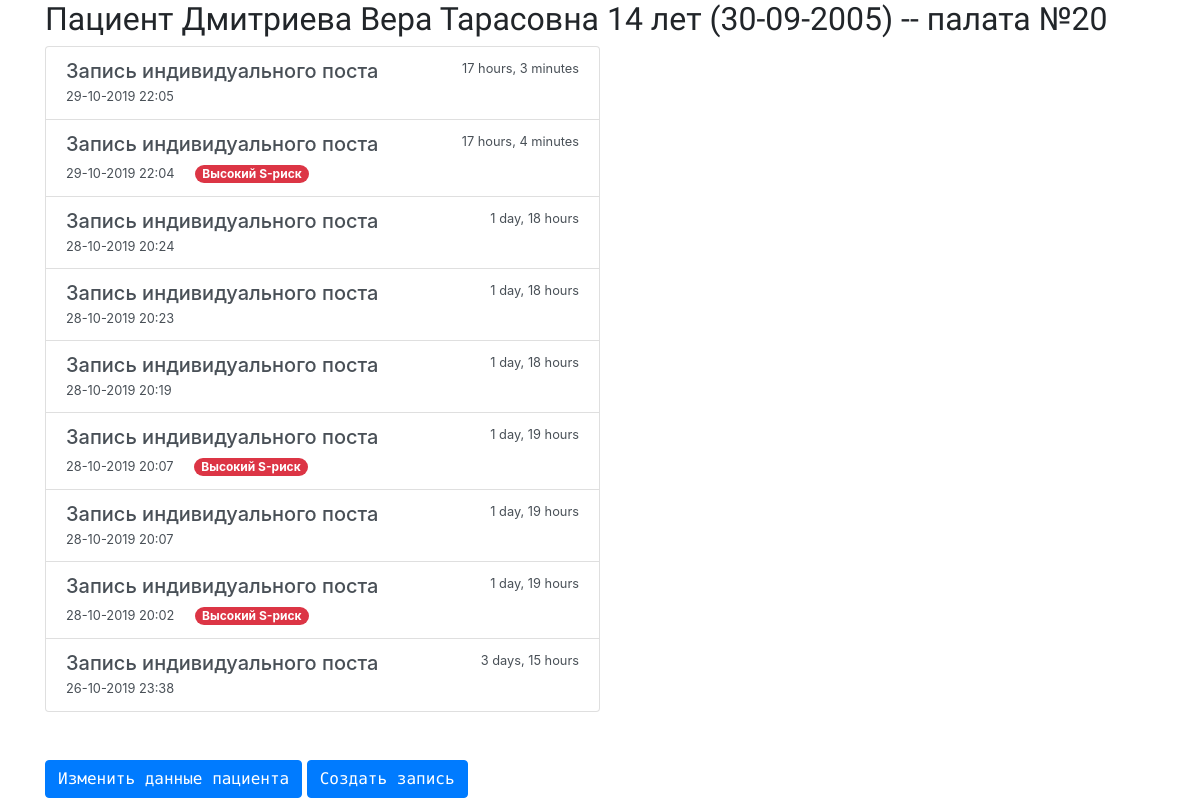
/patients/6/ (signed in), run on the app's committed database.
### patient_info/models.py (models this page shows, shortened)
class Patient(models.Model):
    fullname = models.CharField(max_length=100, unique=True, verbose_name='Ф.И.О.')
    dob = models.DateField(verbose_name='Дата рождения')
    room = models.SmallIntegerField(blank=True, null=True, verbose_name='Номер палаты')
    is_active = models.BooleanField(default=False, verbose_name='Госпитализирован в данный момент?')
    hided = models.BooleanField(default=False)
    srisk = models.BooleanField(default=False, verbose_name='Суицидальный риск')
    self_harm = models.BooleanField(default=False, verbose_name='Самоповреждения')
    drisk = models.BooleanField(default=False, verbose_name='Риск падения')
    def age(self):
        import datetime
        return int((datetime.date.today() - self.dob).days / 365.25  )

class Info(models.Model):
    S_RISK_CHOICES = [
        (0, "Нет"),
        (1, "Низкий"),
        (2, "Высокий"),
    ]
    current_date = models.DateTimeField(auto_now_add=True)
    patient = models.ForeignKey(Patient, on_delete=models.CASCADE, null=True)
    suicidal_risk = models.SmallIntegerField(choices=S_RISK_CHOICES, blank=False, null=False)
    bathroom_time = models.PositiveSmallIntegerField(blank=True, null=True)
    record = models.TextField(blank=True, null=True)
    owner = models.ForeignKey(User, on_delete=models.CASCADE)
    class Meta:
        ordering = ['-current_date']

### patient_info/views.py (the view)
# urls.py: path("<int:pk>/", PatientDetailView.as_view(), name="PatientDetail"),
class PatientDetailView(LoginRequiredMixin, DetailView):
    model = Patient
    context_object_name = "patient"
    template_name = "patient_info/patient_detail.html"
    def get_context_data(self, **kwargs):
        context = super().get_context_data(**kwargs)
        context["records"] = Info.objects.filter(patient=self.object)
        return context

### patient_info/templates/patient_info/patient_detail.html (shortened to what this page needs)
{%extends 'base.html' %}
{% load static %}
{% block main_content %}
    <h2>Пациент {{patient.fullname}}  {{patient.age}} лет ({{patient.dob|date:"d-m-Y"}}) --  палата №{{patient.room}}</h2>
    <ul class="list-group" style="width: 50%;">
        {% for record in records %}
        <a href= {% url "RecordDetail" patient.id record.id %} class="list-group-item list-group-item-action">
                <div class="d-flex w-100 justify-content-between">
                  <h5 class="mb-1">Запись индивидуального поста</h5>
                  <small>{{record.current_date|timesince}}</small>
                </div>
                <small>{{record.current_date|date:"d-m-Y H:i"}}</small>
                {% if record.suicidal_risk == 2 %}
                <span class="badge badge-pill badge-danger ml-3">Высокий S-риск</span>
                {% endif %}
              </a>
        {% endfor %}
    </ul>
    <a href={% url "PatientUpdate" patient.id %} class="btn btn-primary mt-5">Изменить данные пациента</a>
    <a href={% url "RecordCreate" patient.id %} class="btn btn-primary mt-5">Создать запись</a>
{% endblock %}

### static/css/styles.css (style rules this page uses)
h1, h2 { font-family: 'PT Sans Narrow', sans-serif; }
.btn { font-family: 'Source Code Pro', monospace; }

### data on the page
Patient: fullname "Дмитриева Вера Тарасовна", age "14", dob "30-09-2005", room "20"
Info: current_date "17 hours, 3 minutes", current_date "29-10-2019 22:05"
Info: current_date "17 hours, 4 minutes", current_date "29-10-2019 22:04", suicidal_risk "Высокий S-риск"
Info: current_date "1 day, 18 hours", current_date "28-10-2019 20:24"
Info: current_date "1 day, 18 hours", current_date "28-10-2019 20:23"
Info: current_date "1 day, 18 hours", current_date "28-10-2019 20:19"
Info: current_date "1 day, 19 hours", current_date "28-10-2019 20:07", suicidal_risk "Высокий S-риск"
Info: current_date "1 day, 19 hours", current_date "28-10-2019 20:07"
Info: current_date "1 day, 19 hours", current_date "28-10-2019 20:02", suicidal_risk "Высокий S-риск"
Info: current_date "3 days, 15 hours", current_date "26-10-2019 23:38"
